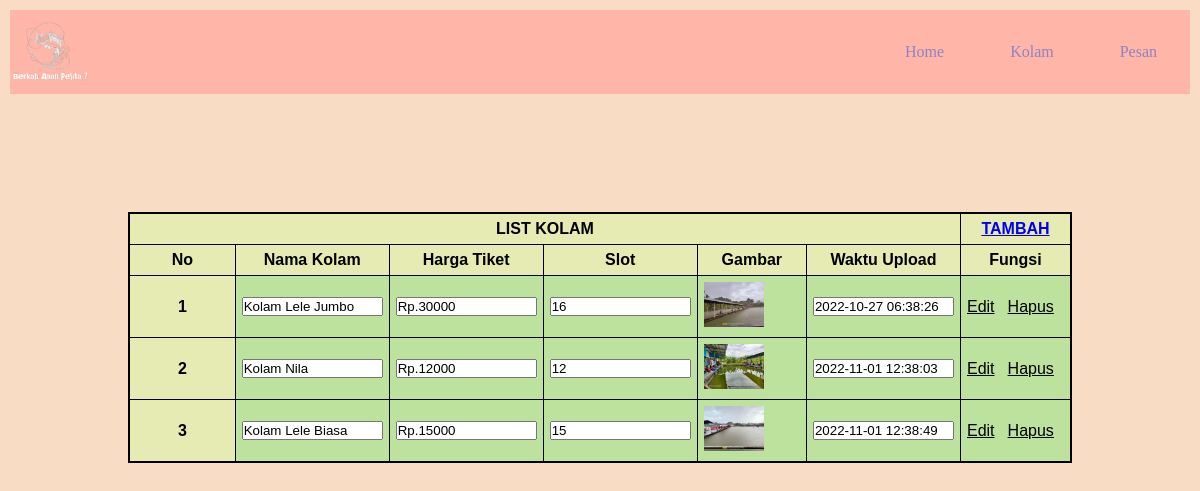
/Posttest6/kolam/index.php, run on the app's committed database.
### tables this page shows
CREATE TABLE `images` (
  `id` int(11) NOT NULL,
  `id_kolam` int(11) NOT NULL,
  `file` varchar(255) NOT NULL,
  `upload_on` timestamp NOT NULL DEFAULT current_timestamp() ON UPDATE current_timestamp()
);

CREATE TABLE `kolam` (
  `id_kolam` int(11) NOT NULL,
  `nama_kolam` varchar(32) NOT NULL,
  `harga` int(20) NOT NULL,
  `slot` int(11) NOT NULL
);

### Posttest6/kolam/index.php (the view, shortened to what this page needs)
<?php
    include "../header.php";
?>
<!DOCTYPE html>
<html lang="en">
<head>
 <form method="post">
</head>
<body class="body">
    <form action="" method="POST">
        <table align="center" border="0" class="table">
            <tr>
                <th colspan="6" rowspan="">LIST KOLAM</th>
                <th><a href="tambah.php"> TAMBAH</a></th>
            </tr>
            <tr>
                <th rowspan="">No</th>
                <th>Nama Kolam</th>
                <th>Harga Tiket</th>
                <th>Slot</th>
                <th>Gambar</th>
                <th>Waktu Upload</th>
                <th>Fungsi</th>
            </tr>
                <?php
                    $no = 1;
                    $tableKolam = mysqli_query($connect, "SELECT * FROM kolam INNER JOIN images ON kolam.id_kolam = images.id_kolam");
                    while($rowKolam = mysqli_fetch_array($tableKolam)){
                ?>
            <tr>
                <th><?= $no++ ?></th>
                <td><input type="text" size="15" readonly value="<?= $rowKolam['nama_kolam'] ?>"></td>
                <td><input type="text" size="15" readonly value="Rp.<?= $rowKolam['harga'] ?>"></td>
                <td><input type="text" size="15" readonly value="<?= $rowKolam['slot'] ?>"></td>
                <td><img width="60px" src="../img/<?=$rowKolam['file']?>" alt="<?=$rowKolam['file']?>"></td>
                <td><input type="text" size="15" readonly value="<?= $rowKolam['upload_on'] ?>"></td>
                <td><a href="update.php?id=<?= $rowKolam['id_kolam']?>">Edit</a> | <a href="hapus.php?id=<?= $rowKolam['id_kolam'] ?>">Hapus</a></td>
            </tr>
                <?php }?>
        </table>
        </form>
    <br>
    <br>
</body>
</html>

### Posttest6/header.php (shortened to what this page needs)
<!DOCTYPE html>
<html lang="en">
<head>
    <link rel="stylesheet" href="../postest3.css">
</head>
<body>
    <div class="navbar">
        <div class="logo-left">
            <img src="../gambar2/kolam-logo.png" alt="" width="80" height="80">
        </div>
        <ul>
            <li><a href="../pesan/index.php">Pesan</a></li>
            <li><a href="../kolam/index.php">Kolam</a></li>
            <li><a href="../index.php">Home</a></li>
        </ul>
    </div>

### Posttest6/postest3.css (style rules this page uses)
body { background-color: #f9dcc4; padding: 10px; color: black; }
.logo-left { background-color: #ffb5a7; float: left; }
.navbar { position: static; }
.navbar ul { list-style: none; margin: 0; padding: 0; overflow:hidden; background-color: #ffb5a7; }
.navbar li { list-style: none; float: right; }
.navbar li a { display: block; color: #9182c4; text-align: center; padding: 20; margin: 33px; text-decoration: none; }
table, th, td { padding-right:10px; }

### Posttest6/kolam/index.php (style rules this page uses)
* { margin: 0; padding: 0; }
table th { text-align: center; background-color: #E5EBB2; color: black; }
table { font-family: "Trebuchet MS", Arial, Helvetica, sans-serif; border-collapse: collapse; width: 80%; margin-top: 10%; margin-left: auto; margin-right: auto; border: 2px solid black; }
table td, table th { border: 1px solid black; padding: 6px; width: 100px; }
table tr td a { color: black; }
table tr:nth-child(even) { background-color: #BCE29E; color: #BCE29E; }
table tr:nth-child(odd) { background-color: #BCE29E; color: #BCE29E; }

### data on the page
images: id_kolam.nama_kolam "Kolam Lele Jumbo", id_kolam.harga "Rp.30000", id_kolam.slot "16", file (picture), upload_on "2022-10-27 06:38:26"
images: id_kolam.nama_kolam "Kolam Nila", id_kolam.harga "Rp.12000", id_kolam.slot "12", file (picture), upload_on "2022-11-01 12:38:03"
images: id_kolam.nama_kolam "Kolam Lele Biasa", id_kolam.harga "Rp.15000", id_kolam.slot "15", file (picture), upload_on "2022-11-01 12:38:49"
